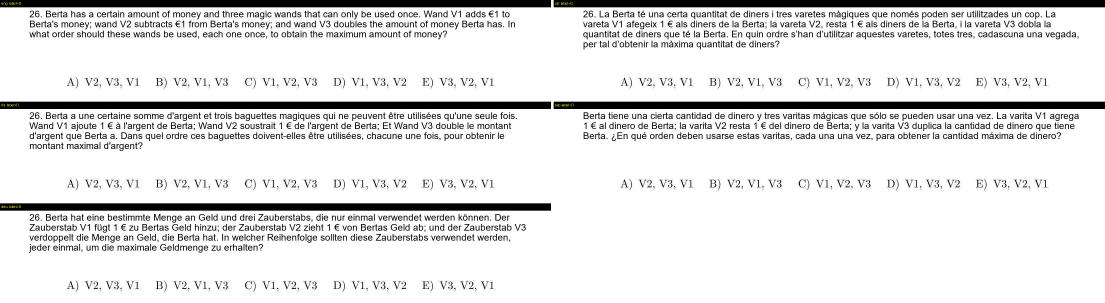
#> input picture datathon-UPC-maths-qualcomm-arduino-unoq-main/datathon-UPC-maths-qualcomm-arduino-unoq-main/data/_lang_check/chk_lvl-3_2017_26.png, 3314 x 907 px (shown at 1/3 size)
$ python -i figure_crop.py   (imports and definitions only)
#> lines starting #> are read from the running program, lines starting #| are printed output that depends on the picture; after the words box and inside, x2 and y2 are one past the last pixel; in counts of white or black regions, pixels touching at a corner belong together
#> further down, picture is the input picture: PIL image 3314x907 RGB; mean R, G, B 226.7, 226.7, 226.6
#!/usr/bin/env python3
"""Crop the figure out of an M3Kang problem strip (question text + options + figure).

    .venv/bin/python experiments/figure_crop.py --n 80 --sheets   # overlays in results_local/figcrop/

Laptop only (needs pillow, numpy, scipy, pyarrow). Heuristic, no OCR:
  1. ink = pixels darker than 235; smear it 15 px sideways so letters join into words/lines;
  2. connected blocks lower than TEXT_H px are text (question lines, "A) 10" options);
     a wide block glued to the top-left corner is the question paragraph;
  3. everything else that is tall is figure; the crop is the bounding box of those blocks,
     plus small labels sitting inside / right next to it.
crop_figure() returns (PIL image or None, box or None). None means "no figure found".
"""
import argparse
import glob
import io
import json
import os
import sys

import numpy as np
from PIL import Image, ImageDraw
from scipy import ndimage

sys.path.insert(0, os.path.dirname(os.path.dirname(os.path.abspath(__file__))))

SHARD = "~/.cache/huggingface/hub/datasets--qualcomm--M3Kang/snapshots/*/data/high_quality-00000-of-00004.parquet"
TEXT_H = 48      # a block lower than this is a line of text
SMEAR = 15       # horizontal smear in px
NEAR = 24        # labels this close to the figure box are kept
PAD = 6


def find_box(image):
    """Returns (box, text_boxes): the figure box and the text lines inside it that should be painted white."""
    gray = np.asarray(image.convert("L"))
    h, w = gray.shape
#> h = 907; w = 3314
    ink = gray < 235
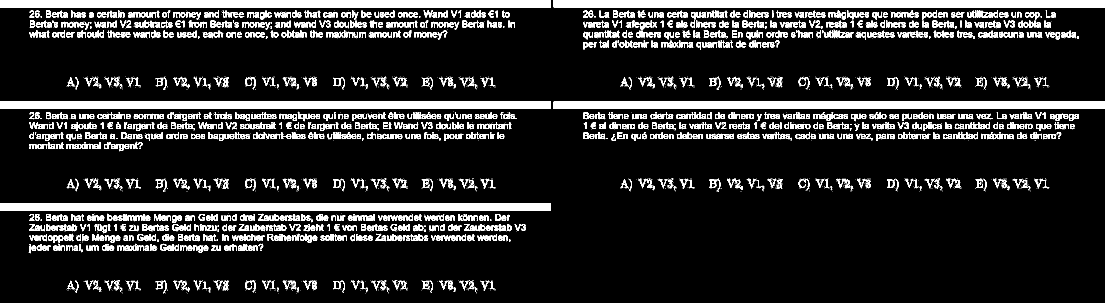
#> ink: shape (907, 3314) bool (shown at 1/3 size); 13% white; 5266 white regions (3604 under 20 px), largest, box (x1, y1, x2, y2) and area: (0, 0, 1653, 22) 36366, (1661, 0, 3314, 22) 36366, (0, 305, 1653, 327) 36366
    smeared = ndimage.binary_dilation(ink, structure=np.ones((1, SMEAR), bool))
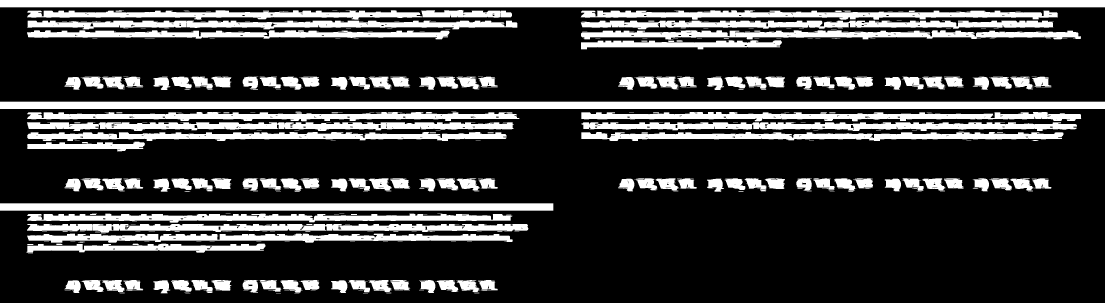
#> smeared: shape (907, 3314) bool (shown at 1/3 size); 24.4% white; 530 white regions (290 under 20 px), largest, box (x1, y1, x2, y2) and area: (0, 0, 3314, 22) 72908, (0, 305, 3314, 327) 72908, (0, 610, 1660, 632) 36520
    labels, count = ndimage.label(smeared, structure=np.ones((3, 3), bool))
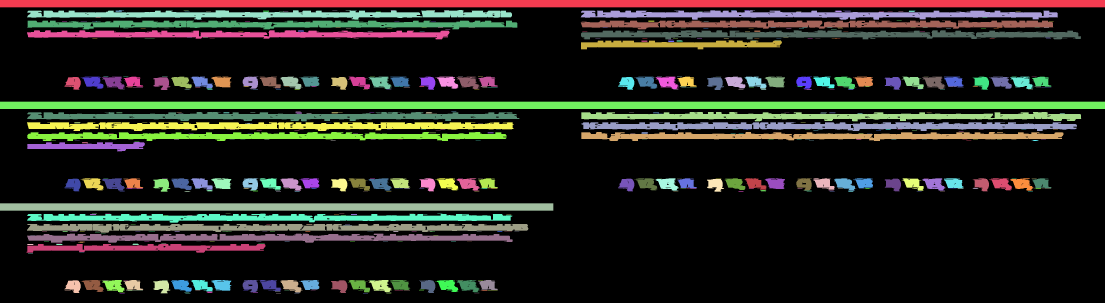
#> labels: shape (907, 3314) int32 (shown at 1/3 size); 531 distinct labels, from 0 to 530; one colour per label, 0 black
#> count = 530
    tall, small = [], []
    for index, sl in enumerate(ndimage.find_objects(labels), 1):
        y0, y1, x0, x1 = sl[0].start, sl[0].stop, sl[1].start, sl[1].stop
        pixels = int((ink[sl] & (labels[sl] == index)).sum())
        if pixels < 12:
            continue
        height, width = y1 - y0, x1 - x0
        # question lines that touch each other form one wide block glued to the top-left corner
        paragraph = y0 < 25 and x0 < 0.2 * w and width > 0.3 * w and height < 0.75 * h
        (small if height < TEXT_H or paragraph else tall).append((x0, y0, x1, y1))
#> this loop made 530 passes
#> (y0, y1, x0, x1, pixels) on passes 2 to 4: (30, 31, 1172, 1187, 1), (30, 31, 1279, 1305, 2), (30, 31, 1332, 1347, 1)
    if not tall:
        return None, []
    x0 = min(b[0] for b in tall); y0 = min(b[1] for b in tall)
    x1 = max(b[2] for b in tall); y1 = max(b[3] for b in tall)
    # question text = wide lines, plus shorter lines starting at the same left margin above the last wide line
    wide = [b for b in small if b[2] - b[0] > 0.3 * w]
    text = list(wide)
    if wide:
        margin = min(b[0] for b in wide)
        bottom = max(b[3] for b in wide)
        text += [b for b in small if b not in wide and abs(b[0] - margin) < 25 and b[1] < bottom + 40
                 and b[2] - b[0] > 60]
    box = [x0, y0, x1, y1]
    for block in small:   # labels over the figure's columns and close to it (one pass)
        if block in text:
            continue
        sx0, sy0, sx1, sy1 = block
        overlap = min(sx1, x1) - max(sx0, x0)
        inside_x = overlap >= 0.5 * (sx1 - sx0) and (sx1 - sx0) <= 1.5 * (x1 - x0)
        close_y = sy0 >= y0 - NEAR - (sy1 - sy0) and sy1 <= y1 + NEAR + (sy1 - sy0)
        if inside_x and close_y:
            box = [min(box[0], sx0), min(box[1], sy0), max(box[2], sx1), max(box[3], sy1)]
    box = (max(0, box[0] - PAD), max(0, box[1] - PAD), min(w, box[2] + PAD), min(h, box[3] + PAD))
    inside = [b for b in text if b[2] > box[0] and b[0] < box[2] and b[3] > box[1] and b[1] < box[3]]
    return box, inside


# [84 lines left out: functions crop_figure, to_jpeg, load_problems, load_images, main, not called in this run]


# [2 lines not run here, left out]

>>> from PIL import Image
>>> picture = Image.open('../data/_lang_check/chk_lvl-3_2017_26.png')
>>> result = find_box(picture)

$ run again, on datathon-UPC-maths-qualcomm-arduino-unoq-main/datathon-UPC-maths-qualcomm-arduino-unoq-main/data/_lang_check/chk_lvl-5_2009_30.png
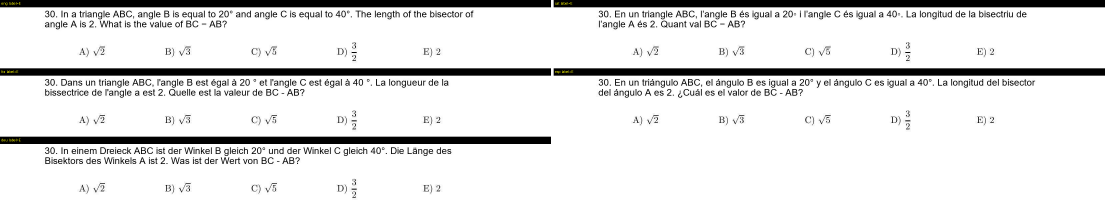
#> input picture datathon-UPC-maths-qualcomm-arduino-unoq-main/datathon-UPC-maths-qualcomm-arduino-unoq-main/data/_lang_check/chk_lvl-5_2009_30.png, 3314 x 607 px (shown at 1/3 size)
#> picture is the input picture: PIL image 3314x607 RGB; mean R, G, B 224.4, 224.4, 224.4
#> in find_box, `ink = gray < 235`:
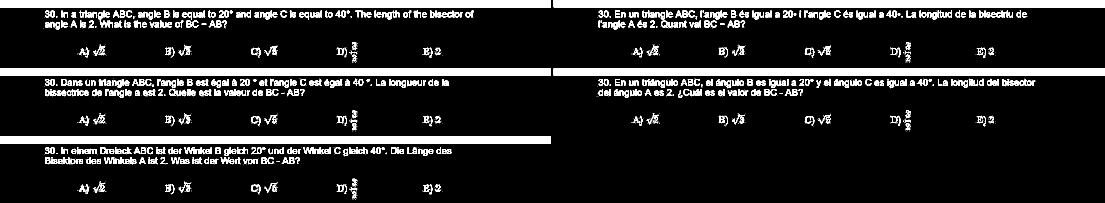
#> ink: shape (607, 3314) bool (shown at 1/3 size); 13.2% white; 1923 white regions (1253 under 20 px), largest, box (x1, y1, x2, y2) and area: (0, 0, 1653, 22) 36366, (1661, 0, 3314, 22) 36366, (0, 205, 1653, 227) 36366
#> smeared: shape (607, 3314) bool; 20.2% white; 153 white regions (76 under 20 px), largest, box (x1, y1, x2, y2) and area: (0, 0, 3314, 22) 72908, (0, 205, 3314, 227) 72908, (0, 410, 1660, 432) 36520
#> in find_box, `labels, count = ndimage.label(smeared, structure=np.ones((3, 3), bool))`:
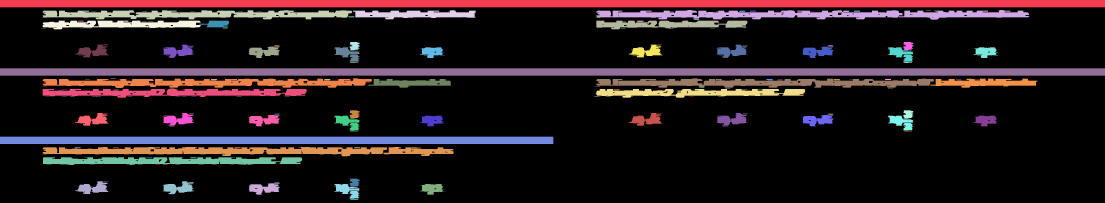
#> labels: shape (607, 3314) int32 (shown at 1/3 size); 154 distinct labels, from 0 to 153; one colour per label, 0 black
#> count = 153
#> the loop in find_box, `for index, sl in enumerate(ndimage.find_objects(labels), 1):` made 153 passes
#> (y0, y1, x0, x1, pixels) on passes 5, 9, 10: (31, 32, 2778, 2793, 1), (33, 34, 570, 585, 1), (35, 36, 274, 289, 1)

$ run again, on datathon-UPC-maths-qualcomm-arduino-unoq-main/datathon-UPC-maths-qualcomm-arduino-unoq-main/data/_lang_check/chk_lvl-5_2016_25.png
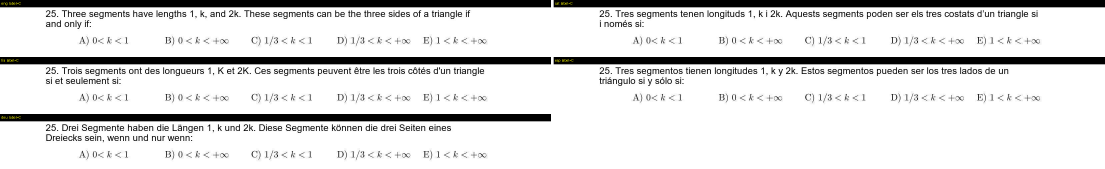
#> input picture datathon-UPC-maths-qualcomm-arduino-unoq-main/datathon-UPC-maths-qualcomm-arduino-unoq-main/data/_lang_check/chk_lvl-5_2016_25.png, 3314 x 505 px (shown at 1/3 size)
#> picture is the input picture: PIL image 3314x505 RGB; mean R, G, B 218.9, 218.9, 218.8
#> in find_box, `ink = gray < 235`:
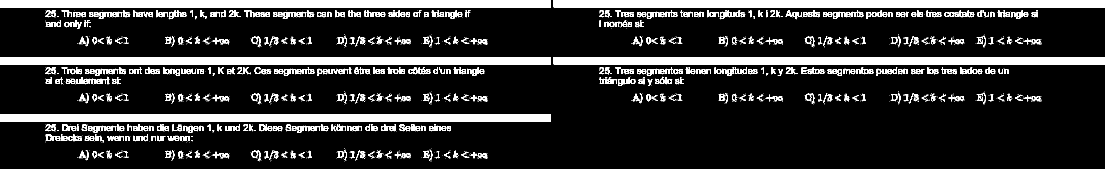
#> ink: shape (505, 3314) bool (shown at 1/3 size); 15.6% white; 2736 white regions (2064 under 20 px), largest, box (x1, y1, x2, y2) and area: (0, 0, 1653, 22) 36366, (1661, 0, 3314, 22) 36366, (0, 171, 1653, 193) 36366
#> smeared: shape (505, 3314) bool; 24.7% white; 213 white regions (123 under 20 px), largest, box (x1, y1, x2, y2) and area: (0, 0, 3314, 22) 72908, (0, 171, 3314, 193) 72908, (0, 342, 1660, 364) 36520
#> in find_box, `labels, count = ndimage.label(smeared, structure=np.ones((3, 3), bool))`:
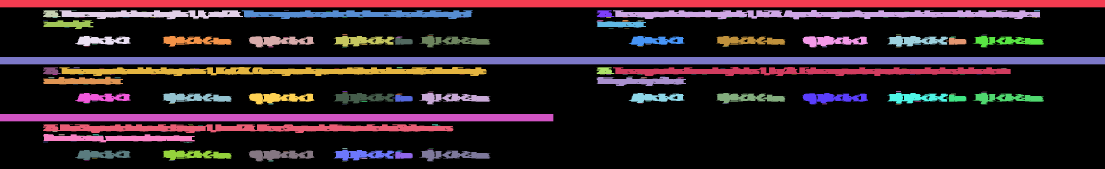
#> labels: shape (505, 3314) int32 (shown at 1/3 size); 214 distinct labels, from 0 to 213; one colour per label, 0 black
#> count = 213
#> the loop in find_box, `for index, sl in enumerate(ndimage.find_objects(labels), 1):` made 213 passes
#> (y0, y1, x0, x1, pixels) on passes 5, 9, 10: (31, 32, 215, 230, 1), (32, 33, 300, 315, 1), (32, 33, 852, 867, 1)

$ run again, on datathon-UPC-maths-qualcomm-arduino-unoq-main/datathon-UPC-maths-qualcomm-arduino-unoq-main/data/_lang_check/chk_lvl-6_2014_30.png
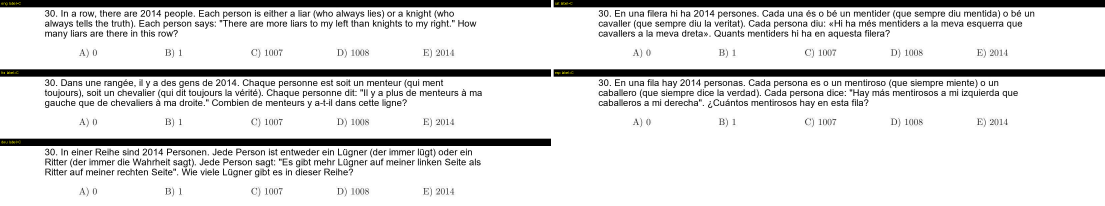
#> input picture datathon-UPC-maths-qualcomm-arduino-unoq-main/datathon-UPC-maths-qualcomm-arduino-unoq-main/data/_lang_check/chk_lvl-6_2014_30.png, 3314 x 616 px (shown at 1/3 size)
#> picture is the input picture: PIL image 3314x616 RGB; mean R, G, B 219.8, 219.8, 219.7
#> in find_box, `ink = gray < 235`:
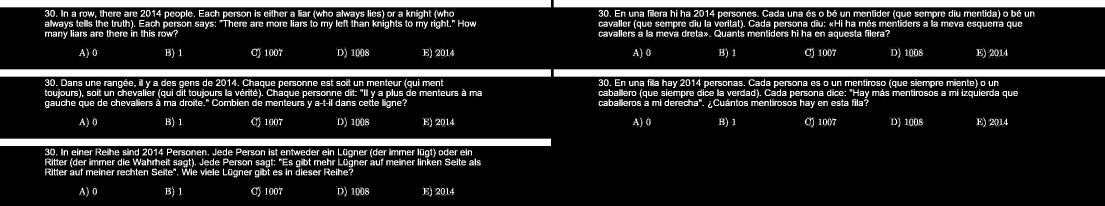
#> ink: shape (616, 3314) bool (shown at 1/3 size); 15.7% white; 2797 white regions (1650 under 20 px), largest, box (x1, y1, x2, y2) and area: (0, 0, 1653, 22) 36366, (1661, 0, 3314, 22) 36366, (0, 208, 1653, 230) 36366
#> smeared: shape (616, 3314) bool; 26% white; 369 white regions (260 under 20 px), largest, box (x1, y1, x2, y2) and area: (0, 0, 3314, 22) 72908, (0, 208, 3314, 230) 72908, (0, 416, 1660, 438) 36520
#> in find_box, `labels, count = ndimage.label(smeared, structure=np.ones((3, 3), bool))`:
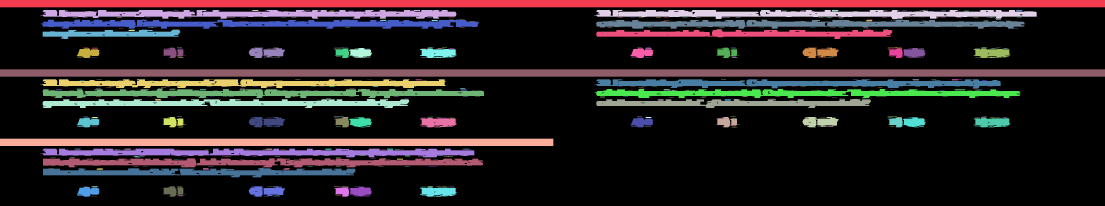
#> labels: shape (616, 3314) int32 (shown at 1/3 size); 370 distinct labels, from 0 to 369; one colour per label, 0 black
#> count = 369
#> the loop in find_box, `for index, sl in enumerate(ndimage.find_objects(labels), 1):` made 369 passes
#> (y0, y1, x0, x1, pixels) on passes 7 to 9: (31, 32, 1047, 1062, 1), (31, 32, 2823, 2838, 1), (31, 32, 2891, 2906, 1)
